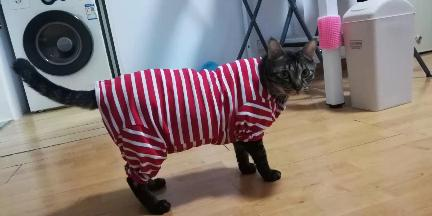
#> input picture tf/test.jpg, 432 x 216 px
$ python conv_numpy.py
#> lines starting #> are read from the running program, lines starting #| are printed output that depends on the picture
from PIL import Image
import matplotlib.pyplot as plt
import numpy as np

img = Image.open('test.jpg')
#> img is the input picture: PIL image 432x216 RGB; mean R, G, B 137.1, 121.3, 117.5
r, g ,b= img.split()
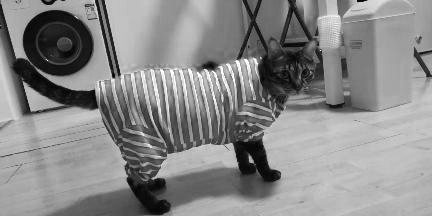
#> r: PIL image 432x216 L; min 0, max 255, mean 137.1
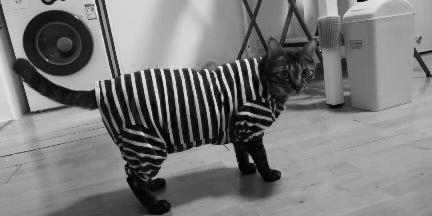
#> g: PIL image 432x216 L; min 0, max 255, mean 121.3
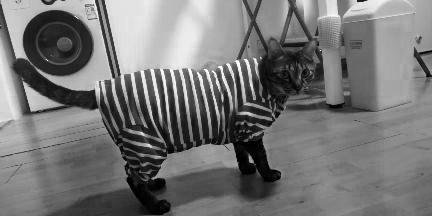
#> b: PIL image 432x216 L; min 0, max 255, mean 117.5
data = np.array(r)
k = np.array([
    [1, 0, 1],
    [1, 0, 1],
    [1, 0, 1]
])

def convolution(k, data):
    n, m = data.shape
#> n = 216; m = 432
    kn, km = k.shape
    img_new = np.zeros([n-kn+1,m-km+1])
    for i in range(n - kn + 1):
        for j in range(m - km + 1):
            a = data[i:i + kn, j:j + km]  # 矩阵切片
            img_new[i][j] = np.sum(np.multiply(k, a))
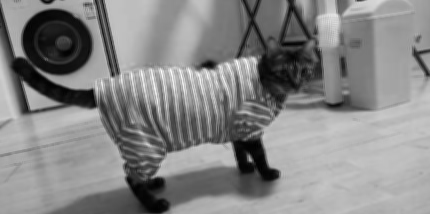
#> img_new: shape (214, 430) float64; min 33, max 1528, mean 821.4; drawn with min black and max white
    return np.array(img_new)

img_new = convolution(k, data)


plt.figure("Image")
plt.imshow(img_new,cmap='gray')
plt.show()


#out = Image.fromarray(img_new, 'L')
#out.show()
